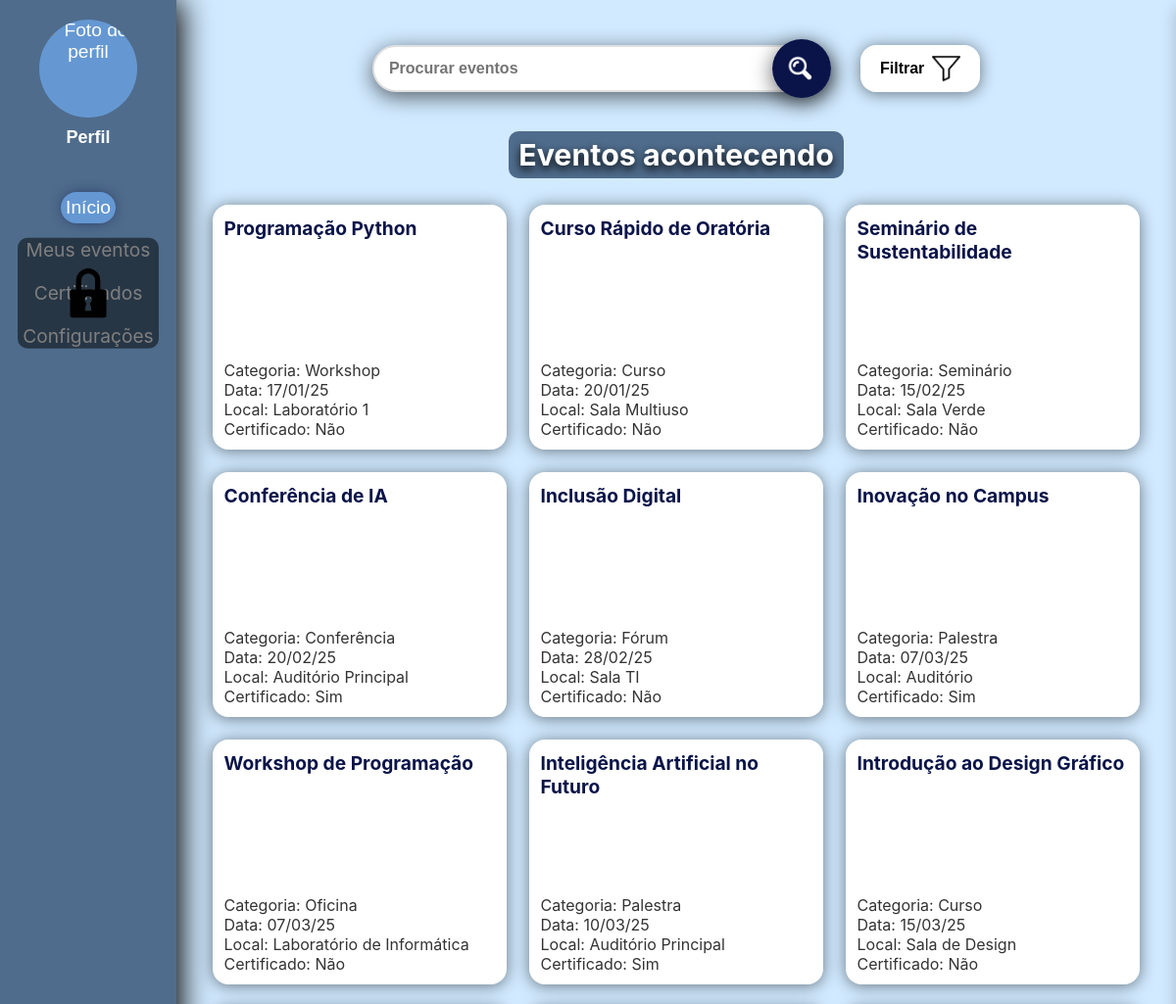
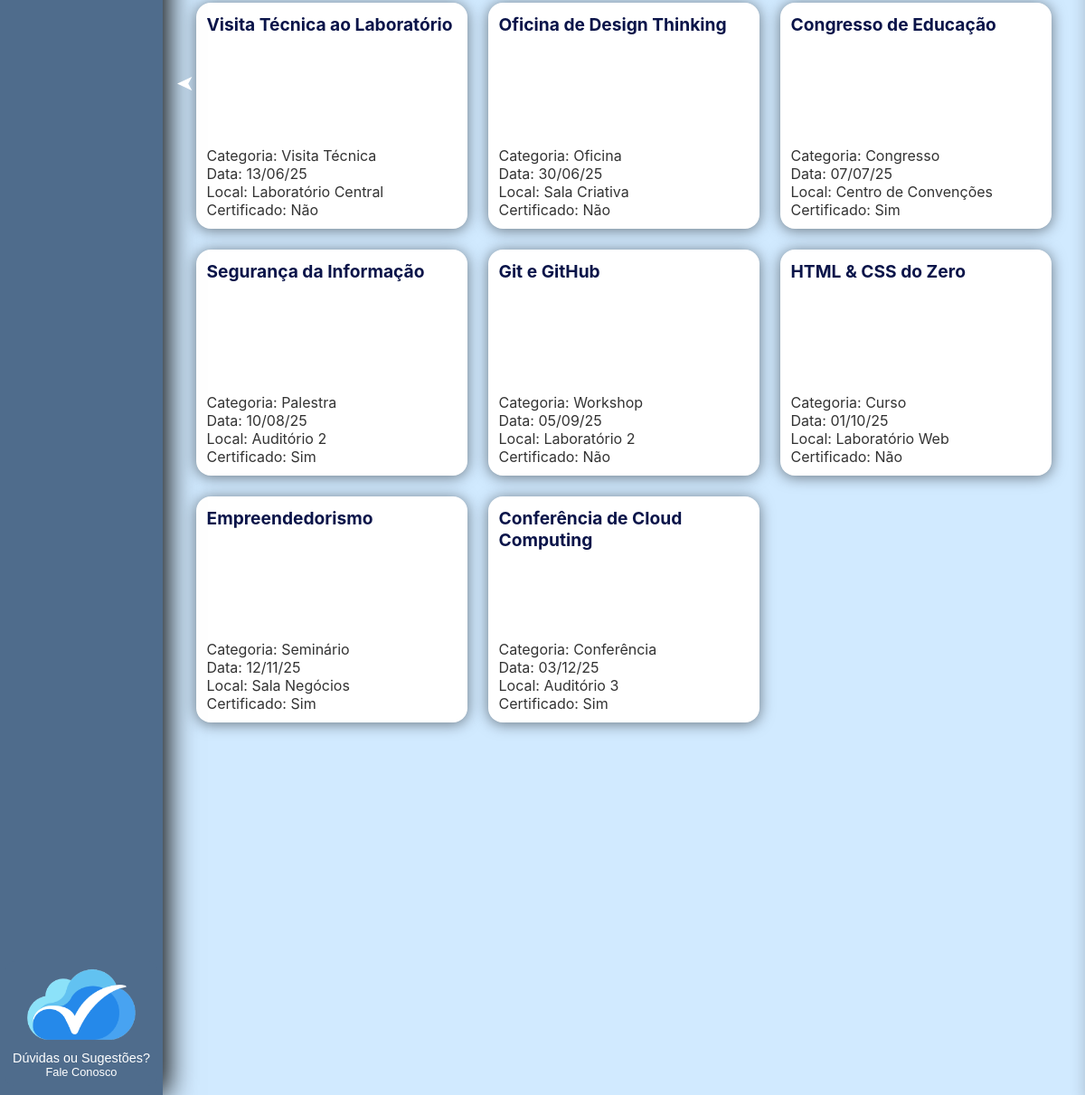
Page /PaginasPublicas/ContainerPublico.php on the committed database (2 pictures, top to bottom).
### tables this page shows
create table if not exists evento(
cod_evento int primary key not null,
categoria varchar(40) not null,
nome varchar(100) not null,
lugar varchar(40) not null,
descricao varchar(500),
publico_alvo varchar(100),
inicio datetime not null,
conclusao datetime not null,
duracao float,  
certificado tinyint(1) not null default 0
);

### PaginasPublicas/Inicio.php (the view, shortened to what this page needs)
<!DOCTYPE html>
<html lang="pt-br">
<head>
    <link rel="stylesheet" href="../styleGlobal.css" />
</head>
<body>
    <?php
    include_once '../BancoDados/conexao.php';
    $sql = "SELECT cod_evento, categoria, nome, inicio, conclusao, duracao, certificado, lugar FROM evento ORDER BY inicio";
    $res = mysqli_query($conexao, $sql);
    function formatar($txt) {
        $map = [
            'Á'=>'A','À'=>'A','Â'=>'A','Ã'=>'A','Ä'=>'A','á'=>'a','à'=>'a','â'=>'a','ã'=>'a','ä'=>'a',
            'É'=>'E','È'=>'E','Ê'=>'E','Ë'=>'E','é'=>'e','è'=>'e','ê'=>'e','ë'=>'e',
            'Í'=>'I','Ì'=>'I','Î'=>'I','Ï'=>'I','í'=>'i','ì'=>'i','î'=>'i','ï'=>'i',
            'Ó'=>'O','Ò'=>'O','Ô'=>'O','Õ'=>'O','Ö'=>'O','ó'=>'o','ò'=>'o','ô'=>'o','õ'=>'o','ö'=>'o',
            'Ú'=>'U','Ù'=>'U','Û'=>'U','Ü'=>'U','ú'=>'u','ù'=>'u','û'=>'u','ü'=>'u',
            'Ç'=>'C','ç'=>'c'
        ];
        $txt = strtr($txt ?? '', $map);
        $txt = strtolower($txt);
        $txt = str_replace(' ', '_', $txt);
        return preg_replace('/[^a-z0-9_]/','', $txt);
    }
    ?>
    <div id="main-content">
        <div class="section-title-wrapper">
            <div class="barra-pesquisa-container">
                <div class="barra-pesquisa">
                    <div class="campo-pesquisa-wrapper">
                        <input class="campo-pesquisa" type="text" placeholder="Procurar eventos" />
                        <button class="botao-pesquisa" aria-label="Procurar">
                            <div class="icone-pesquisa">
                                <img src="../Imagens/lupa.png" alt="Lupa">
                            </div>
                        </button>
                    </div>
                </div>
                <button class="botao botao-filtrar">
                    <span>Filtrar</span>
                    <img src="../Imagens/filtro.png" alt="Filtro">
                </button>
            </div>
            <div class="div-section-title">
                <h1 class="section-title">Eventos acontecendo</h1>
            </div>
        </div>
        <div class="container" id="eventos-container">
            <?php if ($res && mysqli_num_rows($res) > 0): ?>
                <?php while ($ev = mysqli_fetch_assoc($res)):
                    $dataInicioISO = date('Y-m-d', strtotime($ev['inicio']));
                    $dataFormatada = date('d/m/y', strtotime($ev['inicio']));
                    $tipo = formatar($ev['categoria']);
                    $local = formatar($ev['lugar']);
                    $duracaoFaixa = '';
                    if (is_numeric($ev['duracao'])) {
                        $h = (float)$ev['duracao'];
                        if ($h < 1) { $duracaoFaixa = 'menos_1h'; }
                        elseif ($h < 2) { $duracaoFaixa = '1h_2h'; }
                        elseif ($h < 4) { $duracaoFaixa = '2h_4h'; }
                        else { $duracaoFaixa = 'mais_5h'; }
                    }
                    $cert = ((int)$ev['certificado'] === 1) ? 'sim' : 'nao';
                ?>
                    <a class="botao CaixaDoEvento"
                        style="text-decoration:none;color:inherit;display:block;"
                        href="ContainerPublico.php?pagina=evento&id=<?= (int)$ev['cod_evento'] ?>"
                        data-tipo="<?= htmlspecialchars($tipo) ?>"
                        data-localizacao="<?= htmlspecialchars($local) ?>"
                        data-duracao="<?= htmlspecialchars($duracaoFaixa) ?>"
                        data-certificado="<?= $cert ?>"
                        data-data="<?= $dataInicioISO ?>"
                    >
                        <div class="EventoTitulo"><?= htmlspecialchars($ev['nome']) ?></div>
                        <div class="EventoInfo">
                            Categoria: <?= htmlspecialchars($ev['categoria']) ?><br>
                            Data: <?= $dataFormatada ?><br>
                            Local: <?= htmlspecialchars($ev['lugar']) ?><br>
                            Certificado: <?= ($cert === 'sim' ? 'Sim' : 'Não') ?>
                        </div>
                    </a>
                <?php endwhile; ?>
            <?php else: ?>
                <p style="grid-column:1/-1;text-align:center;padding:20px;">Nenhum evento cadastrado.</p>
            <?php endif; ?>
        </div>
    </div>
</body>
</html>

### PaginasPublicas/ContainerPublico.php (shortened to what this page needs)
<!DOCTYPE html>
<html lang="pt-br">
<head>
    <link rel="stylesheet" href="../styleGlobal.css" />
</head>
<body <?php if (($pagina ?? ($_GET['pagina'] ?? 'inicio')) === 'inicio') { echo 'class="pagina-inicio"'; } ?>>
    <?php
    $paginasPermitidas = [
        'inicio' => 'Inicio.php',
        'login' => 'Login.html',
        'cadastroP' => 'CadastroParticipante.html',
        'cadastroO' => 'CadastroOrganizador.html',
        'redefinirSenha' => 'RedefinirSenha.html',
        'evento' => 'CartaodoEvento.php',
        'solicitarCodigo' => 'SolicitarCodigo.html',
        'faleConosco' => '../PaginasGlobais/FaleConosco.html',
        'termos' => '../PaginasGlobais/TermosDeCondicoes.html',
    ];
    $pagina = $_GET['pagina'] ?? 'inicio';
    $arquivo = $paginasPermitidas[$pagina] ?? $paginasPermitidas['inicio'];
?>
    <div id="conteudo-dinamico">
        <?php include $arquivo; ?>
    </div>
</body>
</html>

### rows in the picture
evento: nome "Programação Python", categoria "Workshop", inicio "17/01/25", lugar "Laboratório 1", certificado "Não"
evento: nome "Curso Rápido de Oratória", categoria "Curso", inicio "20/01/25", lugar "Sala Multiuso", certificado "Não"
evento: nome "Seminário de Sustentabilidade", categoria "Seminário", inicio "15/02/25", lugar "Sala Verde", certificado "Não"
evento: nome "Conferência de IA", categoria "Conferência", inicio "20/02/25", lugar "Auditório Principal", certificado "Sim"
evento: nome "Inclusão Digital", categoria "Fórum", inicio "28/02/25", lugar "Sala TI", certificado "Não"
evento: nome "Inovação no Campus", categoria "Palestra", inicio "07/03/25", lugar "Auditório", certificado "Sim"
evento: nome "Workshop de Programação", categoria "Oficina", inicio "07/03/25", lugar "Laboratório de Informática", certificado "Não"
evento: nome "Inteligência Artificial no Futuro", categoria "Palestra", inicio "10/03/25", lugar "Auditório Principal", certificado "Sim"
evento: nome "Introdução ao Design Gráfico", categoria "Curso", inicio "15/03/25", lugar "Sala de Design", certificado "Não"
evento: nome "Visita Técnica ao Laboratório", categoria "Visita Técnica", inicio "13/06/25", lugar "Laboratório Central", certificado "Não"
evento: nome "Oficina de Design Thinking", categoria "Oficina", inicio "30/06/25", lugar "Sala Criativa", certificado "Não"
evento: nome "Congresso de Educação", categoria "Congresso", inicio "07/07/25", lugar "Centro de Convenções", certificado "Sim"
evento: nome "Segurança da Informação", categoria "Palestra", inicio "10/08/25", lugar "Auditório 2", certificado "Sim"
evento: nome "Git e GitHub", categoria "Workshop", inicio "05/09/25", lugar "Laboratório 2", certificado "Não"
evento: nome "HTML & CSS do Zero", categoria "Curso", inicio "01/10/25", lugar "Laboratório Web", certificado "Não"
evento: nome "Empreendedorismo", categoria "Seminário", inicio "12/11/25", lugar "Sala Negócios", certificado "Sim"
evento: nome "Conferência de Cloud Computing", categoria "Conferência", inicio "03/12/25", lugar "Auditório 3", certificado "Sim"
